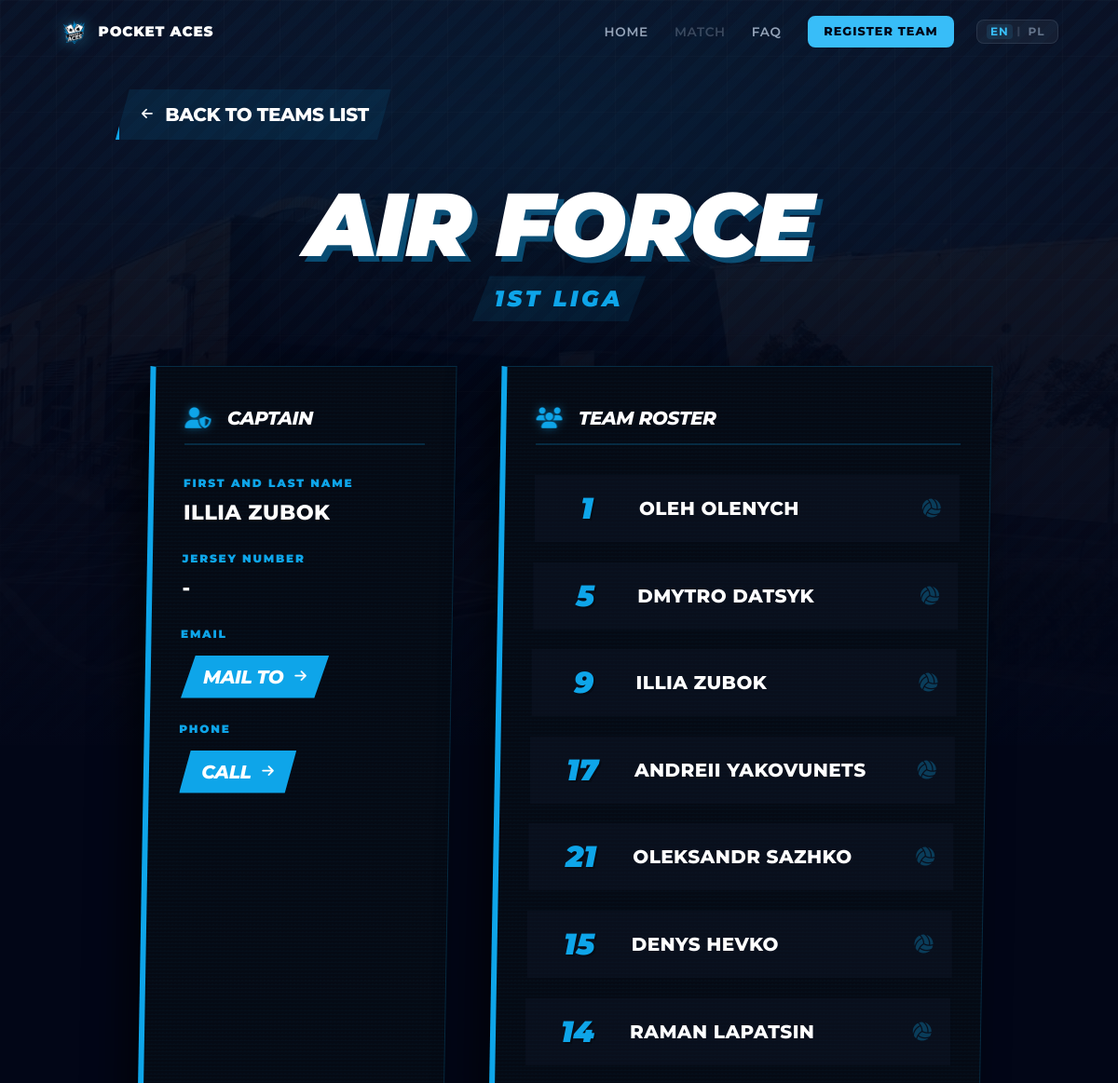
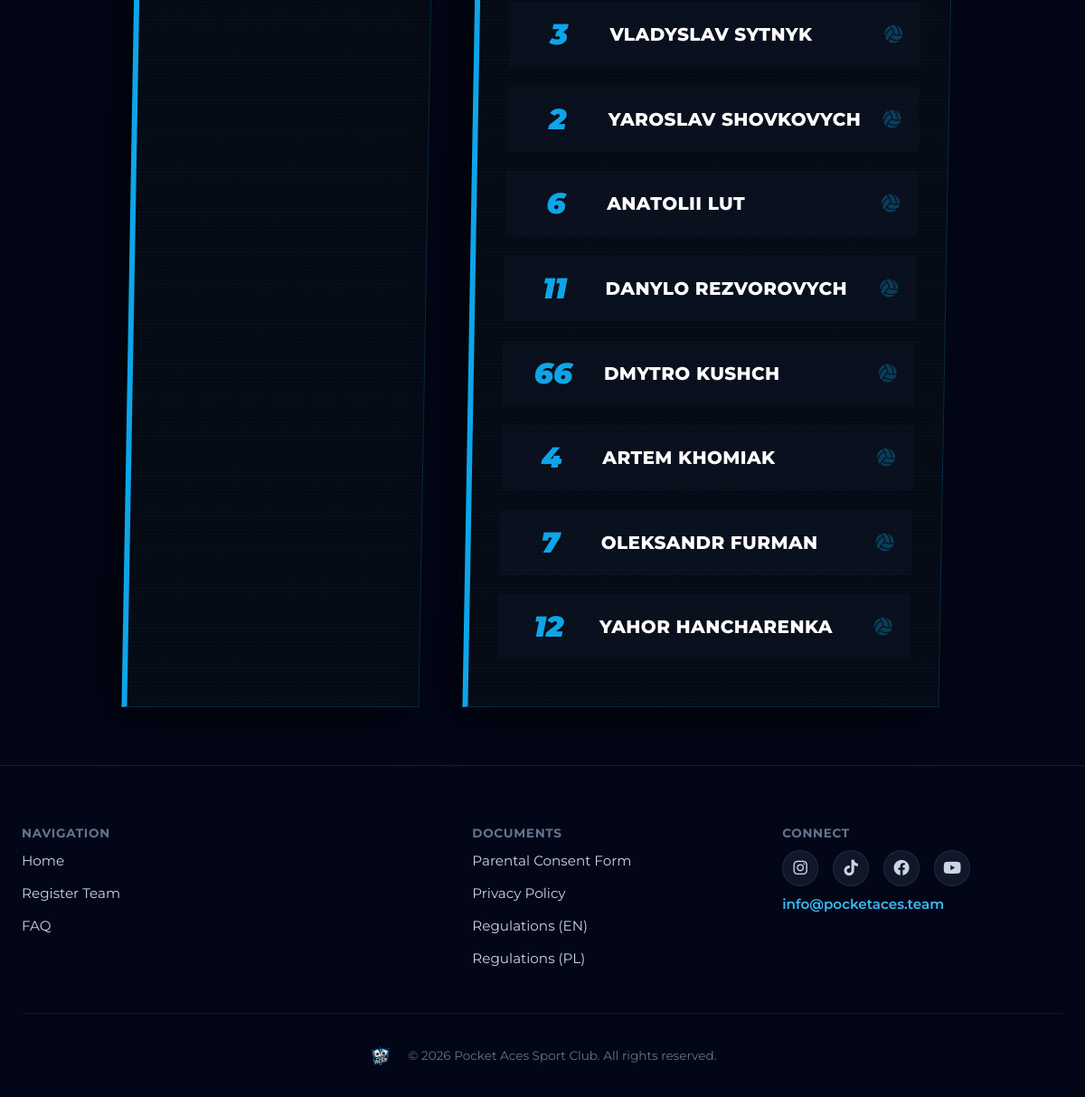
The app's page /team/24/ with its own data (2 pictures, top to bottom).
### tournament/models.py (models this page shows, shortened)
class Team(models.Model):
    name = models.CharField(
        max_length=TEAM_NAME_MAX_LENGTH, unique=True, verbose_name="Team Name"
    )
    logo_path = models.CharField(
        max_length=LOGO_PATH_MAX_LENGTH, blank=True, null=True
    )
    city = models.CharField(
        max_length=CITY_MAX_LENGTH, blank=True, null=True, verbose_name="City / Club"
    )
    league_level = models.CharField(
        max_length=50, choices=LEAGUE_LEVEL_CHOICES, default=LEAGUE_LEVEL_INDEPENDENT
    )
    instagram = models.CharField(max_length=255, blank=True, null=True)
    group_name = models.CharField(
        max_length=GROUP_NAME_MAX_LENGTH, blank=True, null=True
    )
    cap_name = models.CharField(
        max_length=PERSON_NAME_MAX_LENGTH, verbose_name="Captain Name"
    )
    cap_surname = models.CharField(
        max_length=PERSON_NAME_MAX_LENGTH, verbose_name="Captain Surname"
    )
    cap_dob = models.DateField(null=True, blank=True, verbose_name="Captain Date of Birth")
    cap_jersey = models.IntegerField(null=True, blank=True, verbose_name="Captain Jersey Number")
    cap_email = models.EmailField(max_length=EMAIL_MAX_LENGTH, unique=True)
    cap_phone = models.CharField(
        max_length=PHONE_MAX_LENGTH, unique=True, blank=True, null=True
    )
    payment_status = models.IntegerField(
        choices=PAYMENT_STATUS_CHOICES, default=PAYMENT_WAITING
    )
    blik_number = models.CharField(
        max_length=20, blank=True, default="", verbose_name="Assigned BLIK"
    )
    created_at = models.DateTimeField(auto_now_add=True)
    class Meta:
        db_table = TABLE_TEAMS
        verbose_name = "Team"
        verbose_name_plural = "Teams"

class Player(models.Model):
    team = models.ForeignKey(Team, on_delete=models.CASCADE, related_name="players")
    first_name = models.CharField(max_length=PERSON_NAME_MAX_LENGTH)
    last_name = models.CharField(max_length=PERSON_NAME_MAX_LENGTH)
    jersey_number = models.IntegerField(blank=True, null=True)
    date_of_birth = models.DateField(null=True, blank=True)
    class Meta:
        db_table = TABLE_PLAYERS

### tournament/views.py (the view)
# urls.py: path('team/<int:team_id>/', views.team_detail, name='team_detail'),
def team_detail(request, team_id):
    team = get_object_or_404(Team, id=team_id)
    return render(request, "tournament/team_detail.html", {"team": team})

### tournament/templatetags/static_v.py (called while the page is built)
@register.simple_tag
def static_v(path):
    url = static(path)
    version = getattr(settings, 'STATIC_ASSET_VERSION', 'dev')
    sep = '&' if '?' in url else '?'
    return f"{url}{sep}v={version}"

### tournament/templates/tournament/team_detail.html (shortened to what this page needs)
{% extends 'base.html' %}
{% load static %}
{% block content %}
<div class="sports-bg-wrapper">
  <div class="sports-bg-glow"></div>
</div>
<section class="team-detail-section">
  <div class="container team-detail-content">
    <a href="{% url 'index' %}#registeredTeamsModal" class="back-btn">
      <i class="fas fa-arrow-left"></i> <span data-i18n="team_back">Wróć do listy drużyn</span>
    </a>
    <div class="team-header">
      <h1 class="team-name">{{ team.name }}</h1>
      <div class="team-level">{{ team.get_league_level_display }}</div>
    </div>
    <div class="team-grid">
      <div class="team-card">
        <h2 class="team-card-title"><i class="fas fa-user-shield"></i> <span data-i18n="team_captain">Kapitan</span></h2>
        <div class="cap-info-item">
          <span class="cap-info-label" data-i18n="team_name">Imię i Nazwisko</span>
          <span class="cap-info-value">{{ team.cap_name }} {{ team.cap_surname }}</span>
        </div>
        <div class="cap-info-item">
          <span class="cap-info-label" data-i18n="team_jersey">Numer Koszulki</span>
          <span class="cap-info-value">{% if team.cap_jersey %}{{ team.cap_jersey }}{% else %}-{% endif %}</span>
        </div>
        <div class="cap-info-item">
          <span class="cap-info-label" data-i18n="team_email">Email</span>
          <span class="cap-info-value"><a href="mailto:{{ team.cap_email }}" class="contact-link"><span data-i18n="team_mail_to">Napisz</span> <i class="fas fa-arrow-right"></i></a></span>
        </div>
        {% if team.cap_phone %}
        <div class="cap-info-item">
          <span class="cap-info-label" data-i18n="team_phone">Telefon</span>
          <span class="cap-info-value"><a href="tel:{{ team.cap_phone }}" class="contact-link"><span data-i18n="team_call">Zadzwoń</span> <i class="fas fa-arrow-right"></i></a></span>
        </div>
        {% endif %}
      </div>
      <div class="team-card">
        <h2 class="team-card-title"><i class="fas fa-users"></i> <span data-i18n="team_roster">Skład Drużyny</span></h2>
        {% if team.players.all %}
        <ul class="roster-list">
          {% for player in team.players.all %}
          <li class="roster-item">
            <div class="player-number">{% if player.jersey_number %}{{ player.jersey_number }}{% else %}-{% endif %}</div>
            <div class="player-name">{{ player.first_name }} {{ player.last_name }}</div>
            <div class="player-icon"><i class="fas fa-volleyball-ball"></i></div>
          </li>
          {% endfor %}
        </ul>
        {% else %}
        <p style="color: #94a3b8; font-style: italic;" data-i18n="team_empty">Brak dodanych graczy.</p>
        {% endif %}
      </div>
    </div>
  </div>
</section>
{% endblock %}

### static/css/styles.css (style rules this page uses)
*, *::before, *::after { box-sizing: border-box; margin: 0; padding: 0; }
html { line-height: 1.5; -webkit-text-size-adjust: 100%; overflow-x: hidden; }
a { color: inherit; text-decoration: none; }
h1, h2, h3, h4, h5, h6 { font-size: inherit; font-weight: inherit; }
ul, ol { list-style: none; }
body { font-family: "Montserrat", sans-serif; background-color: #020617; color: #ffffff; overflow-x: hidden; -webkit-font-smoothing: antialiased; }
.container { width: 100%; margin: 0 auto; padding: 0 clamp(1rem, 3vw, 3rem); }
@media (min-width: 768px) { .container { max-width: 768px; } }
@media (min-width: 1024px) { .container { max-width: 1024px; } }
.roster-list { display: flex; flex-direction: column; gap: 0.6rem; }
span { font-size: 1.25rem; font-weight: 800; text-transform: uppercase; color: #ffffff; letter-spacing: -0.02em; }

### static/css/sports-bg.css (style rules this page uses)
.sports-bg-wrapper { position: fixed; top: 0; left: 0; width: 100%; height: 100vh; z-index: -10; pointer-events: none; overflow: hidden; background-color: #020617; transform: translateZ(0); will-change: transform; }
.sports-bg-glow { position: absolute; top: -20%; left: 50%; transform: translateX(-50%); width: 120vw; height: 80vh; background: radial-gradient(ellipse at center, rgba(14, 165, 233, 0.15) 0%, transparent 60%); z-index: 1; pointer-events: none; }

### records on screen
Team: name "AIR FORCE", league_level "1ST LIGA", cap_name "ILLIA", cap_surname "ZUBOK"
Player: jersey_number "1", first_name "OLEH", last_name "OLENYCH"
Player: jersey_number "5", first_name "DMYTRO", last_name "DATSYK"
Player: jersey_number "9", first_name "ILLIA", last_name "ZUBOK"
Player: jersey_number "17", first_name "ANDREII", last_name "YAKOVUNETS"
Player: jersey_number "21", first_name "OLEKSANDR", last_name "SAZHKO"
Player: jersey_number "15", first_name "DENYS", last_name "HEVKO"
Player: jersey_number "14", first_name "RAMAN", last_name "LAPATSIN"
Player: jersey_number "3", first_name "VLADYSLAV", last_name "SYTNYK"
Player: jersey_number "2", first_name "YAROSLAV", last_name "SHOVKOVYCH"
Player: jersey_number "6", first_name "ANATOLII", last_name "LUT"
Player: jersey_number "11", first_name "DANYLO", last_name "REZVOROVYCH"
Player: jersey_number "66", first_name "DMYTRO", last_name "KUSHCH"
Player: jersey_number "4", first_name "ARTEM", last_name "KHOMIAK"
Player: jersey_number "7", first_name "OLEKSANDR", last_name "FURMAN"
Player: jersey_number "12", first_name "YAHOR", last_name "HANCHARENKA"
